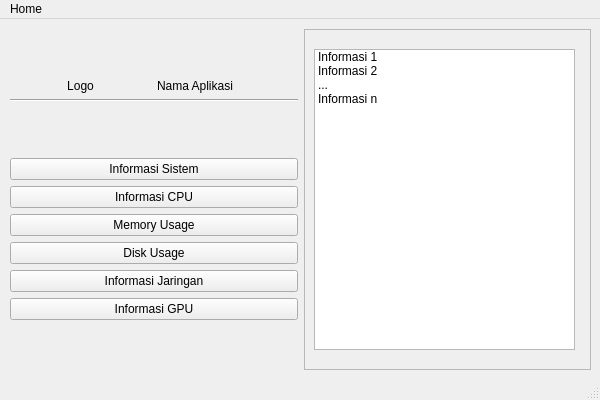
<?xml version="1.0" encoding="UTF-8"?>
<ui version="4.0">
 <class>MainWindow</class>
 <widget class="QMainWindow" name="MainWindow">
  <property name="geometry">
   <rect>
    <x>0</x>
    <y>0</y>
    <width>600</width>
    <height>400</height>
   </rect>
  </property>
  <property name="windowTitle">
   <string>Nama Aplikasi</string>
  </property>
  <widget class="QWidget" name="centralwidget">
   <widget class="QWidget" name="gridLayoutWidget">
    <property name="geometry">
     <rect>
      <x>10</x>
      <y>10</y>
      <width>581</width>
      <height>341</height>
     </rect>
    </property>
    <layout class="QGridLayout" name="gridLayout_2">
     <item row="0" column="1">
      <widget class="QFrame" name="frame">
       <property name="frameShape">
        <enum>QFrame::StyledPanel</enum>
       </property>
       <property name="frameShadow">
        <enum>QFrame::Raised</enum>
       </property>
       <widget class="QListWidget" name="listWidget">
        <property name="geometry">
         <rect>
          <x>10</x>
          <y>20</y>
          <width>261</width>
          <height>301</height>
         </rect>
        </property>
        <item>
         <property name="text">
          <string>Informasi 1</string>
         </property>
        </item>
        <item>
         <property name="text">
          <string>Informasi 2</string>
         </property>
        </item>
        <item>
         <property name="text">
          <string>...</string>
         </property>
        </item>
        <item>
         <property name="text">
          <string>Informasi n</string>
         </property>
        </item>
       </widget>
      </widget>
     </item>
     <item row="0" column="0">
      <layout class="QVBoxLayout" name="verticalLayout_6">
       <item>
        <spacer name="verticalSpacer_2">
         <property name="orientation">
          <enum>Qt::Vertical</enum>
         </property>
         <property name="sizeHint" stdset="0">
          <size>
           <width>20</width>
           <height>40</height>
          </size>
         </property>
        </spacer>
       </item>
       <item>
        <layout class="QHBoxLayout" name="horizontalLayout_4">
         <item>
          <widget class="QLabel" name="label_3">
           <property name="text">
            <string>Logo</string>
           </property>
           <property name="alignment">
            <set>Qt::AlignCenter</set>
           </property>
          </widget>
         </item>
         <item>
          <widget class="QLabel" name="label_4">
           <property name="text">
            <string>Nama Aplikasi</string>
           </property>
          </widget>
         </item>
        </layout>
       </item>
       <item>
        <widget class="Line" name="line">
         <property name="orientation">
          <enum>Qt::Horizontal</enum>
         </property>
        </widget>
       </item>
       <item>
        <spacer name="verticalSpacer">
         <property name="orientation">
          <enum>Qt::Vertical</enum>
         </property>
         <property name="sizeHint" stdset="0">
          <size>
           <width>20</width>
           <height>40</height>
          </size>
         </property>
        </spacer>
       </item>
       <item>
        <widget class="QPushButton" name="pushButton">
         <property name="text">
          <string>Informasi Sistem</string>
         </property>
        </widget>
       </item>
       <item>
        <widget class="QPushButton" name="pushButton_3">
         <property name="text">
          <string>Informasi CPU</string>
         </property>
        </widget>
       </item>
       <item>
        <widget class="QPushButton" name="pushButton_4">
         <property name="text">
          <string>Memory Usage</string>
         </property>
        </widget>
       </item>
       <item>
        <widget class="QPushButton" name="pushButton_5">
         <property name="text">
          <string>Disk Usage</string>
         </property>
        </widget>
       </item>
       <item>
        <widget class="QPushButton" name="pushButton_6">
         <property name="text">
          <string>Informasi Jaringan</string>
         </property>
        </widget>
       </item>
       <item>
        <widget class="QPushButton" name="pushButton_7">
         <property name="text">
          <string>Informasi GPU</string>
         </property>
        </widget>
       </item>
       <item>
        <spacer name="verticalSpacer_3">
         <property name="orientation">
          <enum>Qt::Vertical</enum>
         </property>
         <property name="sizeHint" stdset="0">
          <size>
           <width>20</width>
           <height>40</height>
          </size>
         </property>
        </spacer>
       </item>
      </layout>
     </item>
    </layout>
   </widget>
  </widget>
  <widget class="QMenuBar" name="menubar">
   <property name="geometry">
    <rect>
     <x>0</x>
     <y>0</y>
     <width>600</width>
     <height>21</height>
    </rect>
   </property>
   <widget class="QMenu" name="menuSettings">
    <property name="title">
     <string>Home</string>
    </property>
    <addaction name="actionSettings"/>
    <addaction name="actionAbout"/>
   </widget>
   <addaction name="menuSettings"/>
  </widget>
  <widget class="QStatusBar" name="statusbar"/>
  <action name="actionSettings">
   <property name="text">
    <string>Settings</string>
   </property>
  </action>
  <action name="actionAbout">
   <property name="text">
    <string>About</string>
   </property>
  </action>
 </widget>
 <resources/>
 <connections/>
</ui>
